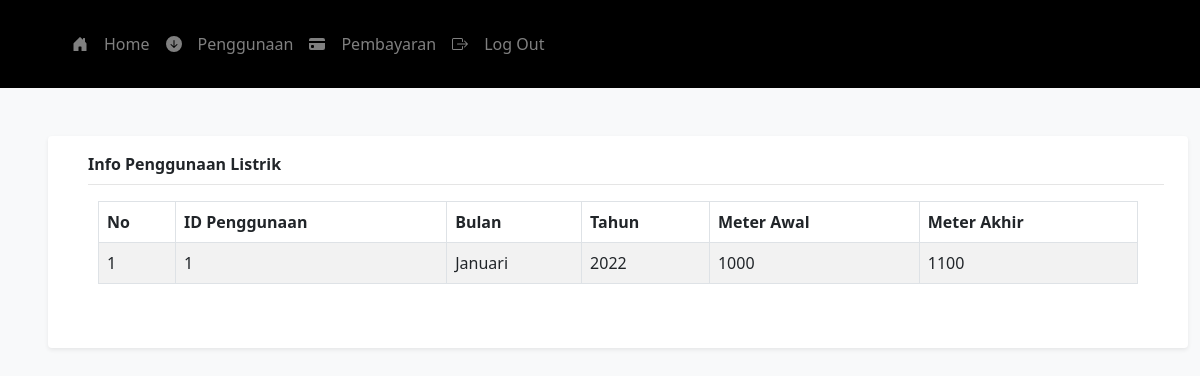
The page /penggunaan.php (signed in) on the database its author committed.
### tables this page shows
CREATE TABLE `penggunaan` (
  `id_penggunaan` int(11) NOT NULL,
  `id_pelanggan` int(11) NOT NULL,
  `bulan` varchar(255) NOT NULL,
  `tahun` year(4) NOT NULL,
  `meter_awal` varchar(255) NOT NULL,
  `meter_akhir` varchar(255) NOT NULL
);

### penggunaan.php (the view, shortened to what this page needs)
<!DOCTYPE html>
<html lang="en">
<head>
    <link href="https://cdn.jsdelivr.net/npm/bootstrap@5.3.0-alpha2/dist/css/bootstrap.min.css"
            rel="stylesheet">
    <link href="https://cdn.jsdelivr.net/npm/bootstrap@5.3.0-alpha2/dist/css/bootstrap.min.css"
            rel="stylesheet">
    <link href="/css/bootstrap.min.css" rel="stylesheet">
</head>
<body>
    <?php
        include 'fragments/navbar.php';
    ?>
    <div class="container shadow-sm me-5 mt-5 ms-5 bg-body rounded">
    <div class="pt-3 ms-3 mb-2 fw-bold pb-2" style="border-bottom: 1px solid #e5e5e5;">Info Penggunaan Listrik</div>
    <div class="d-flex justify-content-center pt-2 pb-5 ps-3 pe-3">
    <table class="table table-bordered table-striped" style="width: 65rem;">
        <thead>
            <th styles="width:10%">No</th>
            <th styles="width:20%"> ID Penggunaan</th>
            <th styles="width:10%"> Bulan </th>
            <th styles="width:10%"> Tahun </th>
            <th styles="width:10%"> Meter Awal </th>
            <th styles="width:10%"> Meter Akhir </th>
        </thead>
        <tbody>
            <?php
                require 'config/koneksi.php';
                try{
                    $stmt = $pdo->prepare("SELECT * FROM pelanggan WHERE username = ?");
                    $stmt ->execute([$_SESSION["username"]]);
                    $row = $stmt -> fetch();
                    $stmt = $pdo->prepare("SELECT * FROM penggunaan WHERE id_pelanggan = ?");
                    $stmt -> execute([$row['id_pelanggan']]);
                    $i =1;
                    while ($row2 = $stmt->fetch()){
                    echo"<tr>
                        <td>".$i."</td>
                        <td>".$row2["id_penggunaan"]."</td>
                        <td>".$row2["bulan"]."</td>
                        <td>".$row2["tahun"]."</td>
                        <td>".$row2["meter_awal"]."</td>
                        <td>".$row2["meter_akhir"]."</td>
                    </tr>
                    "; $i++;}
                } catch(PDOException $e){
                    exit("PDO Error: ".$e->getMessage()."<br>");
                }
            ?>
        </tbody>
    </table>
    </div>
    </div>
</body>
</html>

### rows shown on the page
penggunaan: id_penggunaan "1", bulan "Januari", tahun "2022", meter_awal "1000", meter_akhir "1100"
